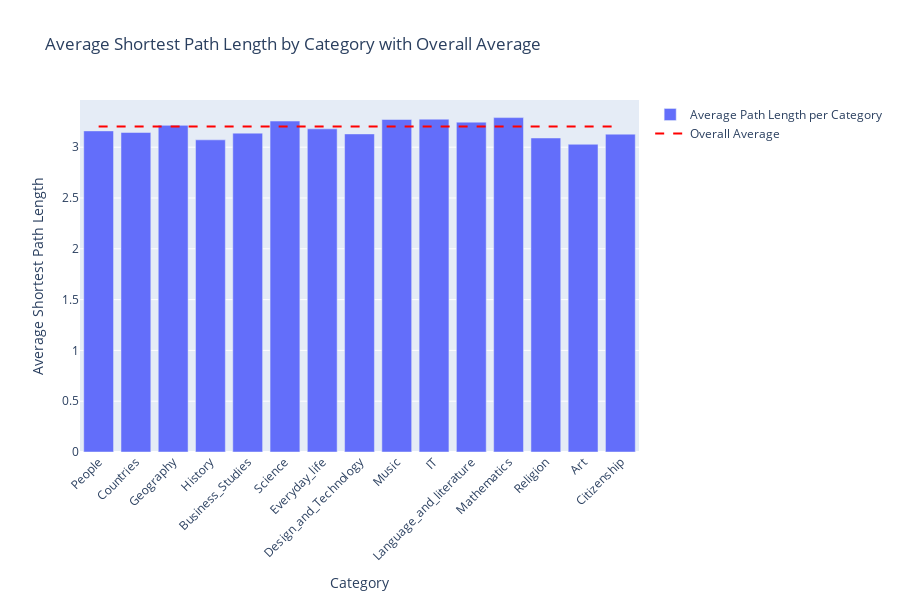

Notebook source saved alongside this figure:
### Code cell
import plotly.graph_objs as go

category_data = pd.DataFrame({
    'Category': ['People', 'Countries', 'Geography', 'History', 'Business_Studies', 'Science', 
                 'Everyday_life', 'Design_and_Technology', 'Music', 'IT', 'Language_and_literature', 
                 'Mathematics', 'Religion', 'Art', 'Citizenship'],
    'Average Shortest Path Length': [3.1603989405846993, 3.144965494304482, 3.2149226810807074, 
                                     3.0724539555877968, 3.1384332362409935, 3.25707298928542, 3.180583118343587, 
                                     3.130738684347654, 3.272845643939394, 3.2758502232909654, 3.246640497406951, 
                                     3.291267942583732, 3.0906029402240787, 3.0286650286650287, 3.1284196299575897]
})

overall_average = 3.202522563331053

fig = go.Figure(data=[go.Bar(
    x=category_data['Category'],
    y=category_data['Average Shortest Path Length'],
    name='Average Path Length per Category'
)])

fig.add_trace(go.Scatter(
    x=category_data['Category'],
    y=[overall_average] * len(category_data),
    mode='lines',
    name='Overall Average',
    line=dict(color='red', dash='dash')
))

# Update layout
fig.update_layout(
    title='Average Shortest Path Length by Category with Overall Average',
    xaxis_tickangle=-45,
    xaxis_title='Category',
    yaxis_title='Average Shortest Path Length',
    height=600,
    width=900,
    showlegend=True
)

fig.show()

### Figure 1 — Plotly figure (JSON) as saved in the notebook; plotly's stock layout.template omitted (floating-point values rounded to 4 significant figures)
{"data": [{"name": "Average Path Length per Category", "type": "bar", "x": ["People", "Countries", "Geography", "History", "Business_Studies", "Science", "Everyday_life", "Design_and_Technology", "Music", "IT", "Language_and_literature", "Mathematics", "Religion", "Art", "Citizenship"], "y": [3.16, 3.145, 3.215, 3.072, 3.138, 3.257, 3.181, 3.131, 3.273, 3.276, 3.247, 3.291, 3.091, 3.029, 3.128]}, {"line": {"color": "red", "dash": "dash"}, "mode": "lines", "name": "Overall Average", "type": "scatter", "x": ["People", "Countries", "Geography", "History", "Business_Studies", "Science", "Everyday_life", "Design_and_Technology", "Music", "IT", "Language_and_literature", "Mathematics", "Religion", "Art", "Citizenship"], "y": [3.203, 3.203, 3.203, 3.203, 3.203, 3.203, 3.203, 3.203, 3.203, 3.203, 3.203, 3.203, 3.203, 3.203, 3.203]}], "layout": {"height": 600, "showlegend": true, "title": {"text": "Average Shortest Path Length by Category with Overall Average"}, "width": 900, "xaxis": {"tickangle": -45, "title": {"text": "Category"}}, "yaxis": {"title": {"text": "Average Shortest Path Length"}}}}
